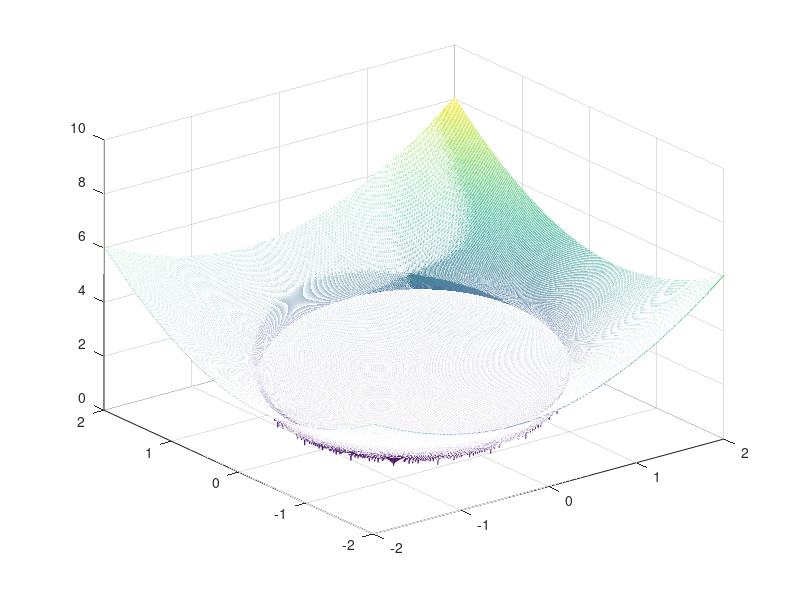

Recreate this plot in MATLAB.
alpha = 1 / 8;
[X1, X2] = meshgrid(-2:0.005:2);

N = 2;
Y1 = ((sqrt(X1.^2 + X2.^2).^2 - N).^2).^alpha + 0.5;
Y2 = (1 / N) * (sqrt(X1.^2 + X2.^2).^2 + (X1 + X2));
Y = Y1 + Y2;
mesh(X1, X2, Y)